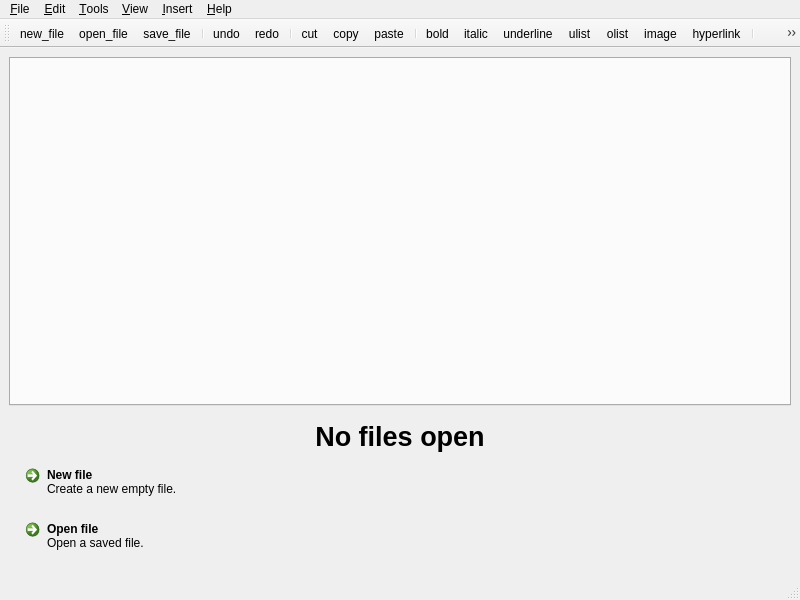
<?xml version="1.0" encoding="UTF-8"?>
<ui version="4.0">
 <class>Editor</class>
 <widget class="QMainWindow" name="Editor">
  <property name="geometry">
   <rect>
    <x>0</x>
    <y>0</y>
    <width>800</width>
    <height>600</height>
   </rect>
  </property>
  <property name="windowTitle">
   <string>PES</string>
  </property>
  <widget class="QWidget" name="centralwidget">
   <layout class="QVBoxLayout" name="verticalLayout_3">
    <item>
     <widget class="QTabWidget" name="tabWidget">
      <property name="sizePolicy">
       <sizepolicy hsizetype="Expanding" vsizetype="Expanding">
        <horstretch>0</horstretch>
        <verstretch>0</verstretch>
       </sizepolicy>
      </property>
      <property name="font">
       <font>
        <family>Monospace</family>
        <weight>50</weight>
        <italic>false</italic>
        <bold>false</bold>
        <underline>false</underline>
       </font>
      </property>
      <property name="tabShape">
       <enum>QTabWidget::Rounded</enum>
      </property>
      <property name="documentMode">
       <bool>false</bool>
      </property>
      <property name="tabsClosable">
       <bool>true</bool>
      </property>
      <property name="movable">
       <bool>true</bool>
      </property>
     </widget>
    </item>
    <item>
     <widget class="QWidget" name="no_file_widget" native="true">
      <property name="enabled">
       <bool>true</bool>
      </property>
      <layout class="QVBoxLayout" name="verticalLayout">
       <item>
        <widget class="QLabel" name="label">
         <property name="font">
          <font>
           <pointsize>20</pointsize>
           <weight>75</weight>
           <bold>true</bold>
          </font>
         </property>
         <property name="text">
          <string>No files open</string>
         </property>
         <property name="alignment">
          <set>Qt::AlignCenter</set>
         </property>
        </widget>
       </item>
       <item>
        <widget class="QCommandLinkButton" name="new_file_linkbutton">
         <property name="text">
          <string>New file</string>
         </property>
         <property name="description">
          <string>Create a new empty file.</string>
         </property>
        </widget>
       </item>
       <item>
        <widget class="QCommandLinkButton" name="open_file_linkbutton">
         <property name="text">
          <string>Open file</string>
         </property>
         <property name="description">
          <string>Open a saved file.</string>
         </property>
        </widget>
       </item>
      </layout>
     </widget>
    </item>
   </layout>
  </widget>
  <widget class="QMenuBar" name="menubar">
   <property name="geometry">
    <rect>
     <x>0</x>
     <y>0</y>
     <width>800</width>
     <height>23</height>
    </rect>
   </property>
   <widget class="QMenu" name="menuFile">
    <property name="title">
     <string>&amp;File</string>
    </property>
    <addaction name="menu_new_file"/>
    <addaction name="menu_open_file"/>
    <addaction name="menu_save_file"/>
    <addaction name="menu_save_as"/>
    <addaction name="separator"/>
    <addaction name="menu_exit"/>
   </widget>
   <widget class="QMenu" name="menuEdit">
    <property name="title">
     <string>&amp;Edit</string>
    </property>
    <addaction name="menu_copy"/>
    <addaction name="menu_cut"/>
    <addaction name="menu_paste"/>
    <addaction name="separator"/>
    <addaction name="menu_undo"/>
    <addaction name="menu_redo"/>
    <addaction name="separator"/>
    <addaction name="menu_settings"/>
   </widget>
   <widget class="QMenu" name="menuTools">
    <property name="title">
     <string>&amp;Tools</string>
    </property>
    <addaction name="menu_preview"/>
    <addaction name="menu_browser_preview"/>
   </widget>
   <widget class="QMenu" name="menuHelp">
    <property name="title">
     <string>&amp;Help</string>
    </property>
    <addaction name="menu_about_qt"/>
    <addaction name="menu_about_program"/>
   </widget>
   <widget class="QMenu" name="menuInsert">
    <property name="title">
     <string>&amp;Insert</string>
    </property>
    <widget class="QMenu" name="list_submenu">
     <property name="title">
      <string>List</string>
     </property>
     <addaction name="menu_ordered"/>
     <addaction name="menu_unordered"/>
    </widget>
    <addaction name="menu_bold"/>
    <addaction name="menu_italic"/>
    <addaction name="menu_underline"/>
    <addaction name="list_submenu"/>
    <addaction name="menu_image"/>
    <addaction name="menu_hyperlink"/>
   </widget>
   <widget class="QMenu" name="menuView">
    <property name="title">
     <string>&amp;View</string>
    </property>
    <addaction name="menu_show_toolbar"/>
    <addaction name="menu_show_statusbar"/>
   </widget>
   <addaction name="menuFile"/>
   <addaction name="menuEdit"/>
   <addaction name="menuTools"/>
   <addaction name="menuView"/>
   <addaction name="menuInsert"/>
   <addaction name="menuHelp"/>
  </widget>
  <widget class="QStatusBar" name="statusbar"/>
  <widget class="QToolBar" name="toolBar">
   <property name="windowTitle">
    <string>toolBar</string>
   </property>
   <attribute name="toolBarArea">
    <enum>TopToolBarArea</enum>
   </attribute>
   <attribute name="toolBarBreak">
    <bool>false</bool>
   </attribute>
   <addaction name="toolbar_new_file"/>
   <addaction name="toolbar_open_file"/>
   <addaction name="toolbar_save_file"/>
   <addaction name="separator"/>
   <addaction name="toolbar_undo"/>
   <addaction name="toolbar_redo"/>
   <addaction name="separator"/>
   <addaction name="toolbar_cut"/>
   <addaction name="toolbar_copy"/>
   <addaction name="toolbar_paste"/>
   <addaction name="separator"/>
   <addaction name="toolbar_bold"/>
   <addaction name="toolbar_italic"/>
   <addaction name="toolbar_underline"/>
   <addaction name="toolbar_ulist"/>
   <addaction name="toolbar_olist"/>
   <addaction name="toolbar_image"/>
   <addaction name="toolbar_hyperlink"/>
   <addaction name="separator"/>
   <addaction name="toolbar_settings"/>
   <addaction name="separator"/>
   <addaction name="toolbar_run"/>
  </widget>
  <action name="menu_new_file">
   <property name="icon">
    <iconset resource="toolbar.qrc">
     <normaloff>:/images/toolbar/document.png</normaloff>:/images/toolbar/document.png</iconset>
   </property>
   <property name="text">
    <string>New</string>
   </property>
   <property name="toolTip">
    <string>New</string>
   </property>
   <property name="shortcut">
    <string>Ctrl+N</string>
   </property>
  </action>
  <action name="menu_open_file">
   <property name="icon">
    <iconset resource="toolbar.qrc">
     <normaloff>:/images/toolbar/folder.png</normaloff>:/images/toolbar/folder.png</iconset>
   </property>
   <property name="text">
    <string>Open</string>
   </property>
   <property name="shortcut">
    <string>Ctrl+O</string>
   </property>
  </action>
  <action name="menu_save_file">
   <property name="icon">
    <iconset>
     <normaloff>images/toolbar/save.png</normaloff>images/toolbar/save.png</iconset>
   </property>
   <property name="text">
    <string>Save</string>
   </property>
   <property name="shortcut">
    <string>Ctrl+S</string>
   </property>
  </action>
  <action name="menu_save_as">
   <property name="text">
    <string>Save as..</string>
   </property>
  </action>
  <action name="menu_exit">
   <property name="text">
    <string>Exit</string>
   </property>
   <property name="shortcut">
    <string>Alt+Q</string>
   </property>
  </action>
  <action name="menu_copy">
   <property name="icon">
    <iconset resource="toolbar.qrc">
     <normaloff>:/images/toolbar/copy.png</normaloff>:/images/toolbar/copy.png</iconset>
   </property>
   <property name="text">
    <string>Copy</string>
   </property>
   <property name="shortcut">
    <string>Ctrl+C</string>
   </property>
  </action>
  <action name="menu_cut">
   <property name="icon">
    <iconset resource="toolbar.qrc">
     <normaloff>:/images/toolbar/cut.png</normaloff>:/images/toolbar/cut.png</iconset>
   </property>
   <property name="text">
    <string>Cut</string>
   </property>
   <property name="shortcut">
    <string>Ctrl+X</string>
   </property>
  </action>
  <action name="menu_paste">
   <property name="icon">
    <iconset resource="toolbar.qrc">
     <normaloff>:/images/toolbar/paste.png</normaloff>:/images/toolbar/paste.png</iconset>
   </property>
   <property name="text">
    <string>Paste</string>
   </property>
   <property name="shortcut">
    <string>Ctrl+V</string>
   </property>
  </action>
  <action name="menu_preview">
   <property name="text">
    <string>Preview</string>
   </property>
   <property name="shortcut">
    <string>F5</string>
   </property>
  </action>
  <action name="menu_browser_preview">
   <property name="text">
    <string>Browser Preview</string>
   </property>
   <property name="shortcut">
    <string>F6</string>
   </property>
  </action>
  <action name="menu_about_qt">
   <property name="text">
    <string>About Qt</string>
   </property>
  </action>
  <action name="menu_about_program">
   <property name="text">
    <string>About program</string>
   </property>
  </action>
  <action name="menu_show_toolbar">
   <property name="checkable">
    <bool>true</bool>
   </property>
   <property name="text">
    <string>Toolbar</string>
   </property>
  </action>
  <action name="menu_show_statusbar">
   <property name="checkable">
    <bool>true</bool>
   </property>
   <property name="text">
    <string>Statusbar</string>
   </property>
  </action>
  <action name="toolbar_new_file">
   <property name="icon">
    <iconset>
     <normaloff>images/toolbar/document.png</normaloff>images/toolbar/document.png</iconset>
   </property>
   <property name="text">
    <string>new_file</string>
   </property>
   <property name="toolTip">
    <string>New file</string>
   </property>
  </action>
  <action name="toolbar_open_file">
   <property name="icon">
    <iconset>
     <normaloff>images/toolbar/folder.png</normaloff>images/toolbar/folder.png</iconset>
   </property>
   <property name="text">
    <string>open_file</string>
   </property>
   <property name="toolTip">
    <string>Open file</string>
   </property>
  </action>
  <action name="toolbar_save_file">
   <property name="icon">
    <iconset>
     <normaloff>images/toolbar/save.png</normaloff>images/toolbar/save.png</iconset>
   </property>
   <property name="text">
    <string>save_file</string>
   </property>
   <property name="toolTip">
    <string>Save file</string>
   </property>
  </action>
  <action name="toolbar_run">
   <property name="icon">
    <iconset>
     <normaloff>images/toolbar/wheels.png</normaloff>images/toolbar/wheels.png</iconset>
   </property>
   <property name="text">
    <string>run</string>
   </property>
   <property name="toolTip">
    <string>Run</string>
   </property>
  </action>
  <action name="toolbar_undo">
   <property name="icon">
    <iconset>
     <normaloff>images/toolbar/undo.png</normaloff>images/toolbar/undo.png</iconset>
   </property>
   <property name="text">
    <string>undo</string>
   </property>
   <property name="toolTip">
    <string>Undo</string>
   </property>
  </action>
  <action name="toolbar_redo">
   <property name="icon">
    <iconset>
     <normaloff>images/toolbar/redo.png</normaloff>images/toolbar/redo.png</iconset>
   </property>
   <property name="text">
    <string>redo</string>
   </property>
   <property name="toolTip">
    <string>Redo</string>
   </property>
  </action>
  <action name="toolbar_cut">
   <property name="icon">
    <iconset>
     <normaloff>images/toolbar/cut.png</normaloff>images/toolbar/cut.png</iconset>
   </property>
   <property name="text">
    <string>cut</string>
   </property>
   <property name="toolTip">
    <string>Cut</string>
   </property>
  </action>
  <action name="toolbar_copy">
   <property name="icon">
    <iconset>
     <normaloff>images/toolbar/copy.png</normaloff>images/toolbar/copy.png</iconset>
   </property>
   <property name="text">
    <string>copy</string>
   </property>
   <property name="toolTip">
    <string>Copy</string>
   </property>
  </action>
  <action name="toolbar_paste">
   <property name="icon">
    <iconset>
     <normaloff>images/toolbar/paste.png</normaloff>images/toolbar/paste.png</iconset>
   </property>
   <property name="text">
    <string>paste</string>
   </property>
   <property name="toolTip">
    <string>Paste</string>
   </property>
  </action>
  <action name="toolbar_bold">
   <property name="icon">
    <iconset>
     <normaloff>images/toolbar/font_bold.png</normaloff>images/toolbar/font_bold.png</iconset>
   </property>
   <property name="text">
    <string>bold</string>
   </property>
   <property name="toolTip">
    <string>Bold</string>
   </property>
  </action>
  <action name="toolbar_italic">
   <property name="icon">
    <iconset>
     <normaloff>images/toolbar/font_italic.png</normaloff>images/toolbar/font_italic.png</iconset>
   </property>
   <property name="text">
    <string>italic</string>
   </property>
   <property name="toolTip">
    <string>Italic</string>
   </property>
  </action>
  <action name="toolbar_underline">
   <property name="icon">
    <iconset>
     <normaloff>images/toolbar/font_underline.png</normaloff>images/toolbar/font_underline.png</iconset>
   </property>
   <property name="text">
    <string>underline</string>
   </property>
   <property name="toolTip">
    <string>Underline</string>
   </property>
  </action>
  <action name="toolbar_image">
   <property name="icon">
    <iconset>
     <normaloff>images/toolbar/image 1.png</normaloff>images/toolbar/image 1.png</iconset>
   </property>
   <property name="text">
    <string>image</string>
   </property>
   <property name="toolTip">
    <string>Image</string>
   </property>
  </action>
  <action name="toolbar_hyperlink">
   <property name="icon">
    <iconset>
     <normaloff>images/toolbar/link.png</normaloff>images/toolbar/link.png</iconset>
   </property>
   <property name="text">
    <string>hyperlink</string>
   </property>
   <property name="toolTip">
    <string>Insert hyperlink</string>
   </property>
  </action>
  <action name="toolbar_settings">
   <property name="icon">
    <iconset>
     <normaloff>images/toolbar/setting.png</normaloff>images/toolbar/setting.png</iconset>
   </property>
   <property name="text">
    <string>settings</string>
   </property>
   <property name="toolTip">
    <string>Settings</string>
   </property>
  </action>
  <action name="menu_bold">
   <property name="icon">
    <iconset resource="toolbar.qrc">
     <normaloff>:/images/toolbar/font_bold (1).png</normaloff>:/images/toolbar/font_bold (1).png</iconset>
   </property>
   <property name="text">
    <string>Bold</string>
   </property>
   <property name="shortcut">
    <string>Ctrl+B</string>
   </property>
  </action>
  <action name="menu_italic">
   <property name="icon">
    <iconset resource="toolbar.qrc">
     <normaloff>:/images/toolbar/font_italic.png</normaloff>:/images/toolbar/font_italic.png</iconset>
   </property>
   <property name="text">
    <string>Italic</string>
   </property>
   <property name="shortcut">
    <string>Ctrl+I</string>
   </property>
  </action>
  <action name="menu_underline">
   <property name="icon">
    <iconset resource="toolbar.qrc">
     <normaloff>:/images/toolbar/font_underline (1).png</normaloff>:/images/toolbar/font_underline (1).png</iconset>
   </property>
   <property name="text">
    <string>Underline</string>
   </property>
   <property name="shortcut">
    <string>Ctrl+U</string>
   </property>
  </action>
  <action name="menu_ordered">
   <property name="text">
    <string>Ordered</string>
   </property>
  </action>
  <action name="menu_unordered">
   <property name="text">
    <string>Unordered</string>
   </property>
  </action>
  <action name="menu_image">
   <property name="text">
    <string>Image</string>
   </property>
   <property name="shortcut">
    <string>Ctrl+M</string>
   </property>
  </action>
  <action name="menu_hyperlink">
   <property name="text">
    <string>Hyperlink</string>
   </property>
   <property name="toolTip">
    <string>Hyperlink</string>
   </property>
   <property name="shortcut">
    <string>Ctrl+L</string>
   </property>
  </action>
  <action name="menu_undo">
   <property name="text">
    <string>Undo</string>
   </property>
   <property name="shortcut">
    <string>Ctrl+Z</string>
   </property>
  </action>
  <action name="menu_redo">
   <property name="text">
    <string>Redo</string>
   </property>
   <property name="shortcut">
    <string>Ctrl+Y</string>
   </property>
  </action>
  <action name="menu_settings">
   <property name="text">
    <string>Settings</string>
   </property>
   <property name="shortcut">
    <string>Ctrl+,</string>
   </property>
  </action>
  <action name="toolbar_olist">
   <property name="enabled">
    <bool>true</bool>
   </property>
   <property name="icon">
    <iconset>
     <normaloff>images/toolbar/olist.png</normaloff>images/toolbar/olist.png</iconset>
   </property>
   <property name="text">
    <string>olist</string>
   </property>
   <property name="iconText">
    <string>olist</string>
   </property>
   <property name="toolTip">
    <string>Ordered List</string>
   </property>
  </action>
  <action name="toolbar_ulist">
   <property name="icon">
    <iconset>
     <normaloff>images/toolbar/ulist.png</normaloff>images/toolbar/ulist.png</iconset>
   </property>
   <property name="text">
    <string>ulist</string>
   </property>
   <property name="toolTip">
    <string>Unordered List</string>
   </property>
  </action>
 </widget>
 <resources>
  <include location="toolbar.qrc"/>
 </resources>
 <connections>
  <connection>
   <sender>menu_exit</sender>
   <signal>triggered()</signal>
   <receiver>Editor</receiver>
   <slot>close()</slot>
   <hints>
    <hint type="sourcelabel">
     <x>-1</x>
     <y>-1</y>
    </hint>
    <hint type="destinationlabel">
     <x>399</x>
     <y>299</y>
    </hint>
   </hints>
  </connection>
 </connections>
</ui>
